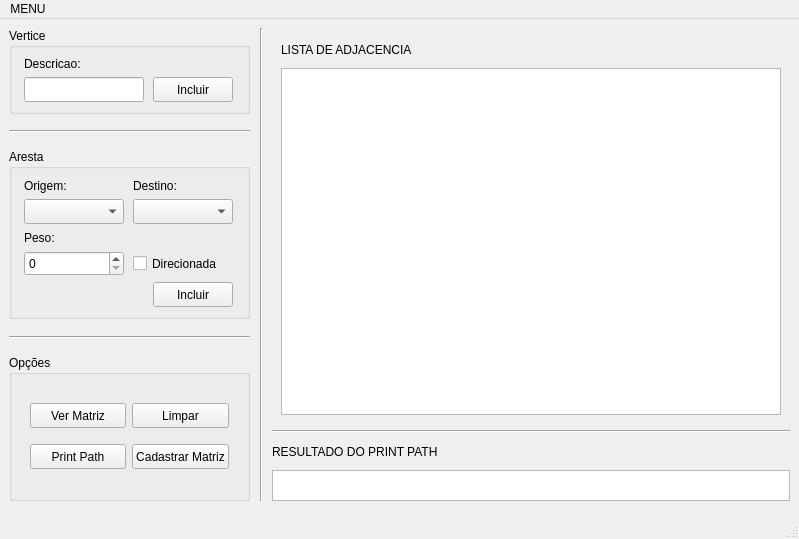
<?xml version="1.0" encoding="UTF-8"?>
<ui version="4.0">
 <class>MainWindow</class>
 <widget class="QMainWindow" name="MainWindow">
  <property name="geometry">
   <rect>
    <x>0</x>
    <y>0</y>
    <width>799</width>
    <height>539</height>
   </rect>
  </property>
  <property name="windowTitle">
   <string>Grafo</string>
  </property>
  <property name="windowIcon">
   <iconset resource="arquivos.qrc">
    <normaloff>:/Arquivos/PUC.png</normaloff>:/Arquivos/PUC.png</iconset>
  </property>
  <property name="layoutDirection">
   <enum>Qt::LeftToRight</enum>
  </property>
  <property name="documentMode">
   <bool>false</bool>
  </property>
  <widget class="QWidget" name="centralwidget">
   <layout class="QGridLayout" name="gridLayout_8">
    <item row="0" column="0">
     <widget class="QGroupBox" name="groupBox_Vertice">
      <property name="title">
       <string>Vertice</string>
      </property>
      <property name="flat">
       <bool>false</bool>
      </property>
      <layout class="QGridLayout" name="gridLayout_7">
       <item row="0" column="0">
        <widget class="QLabel" name="label_VerticeDescricao">
         <property name="minimumSize">
          <size>
           <width>100</width>
           <height>0</height>
          </size>
         </property>
         <property name="maximumSize">
          <size>
           <width>100</width>
           <height>16777215</height>
          </size>
         </property>
         <property name="text">
          <string>Descricao:</string>
         </property>
        </widget>
       </item>
       <item row="1" column="0">
        <widget class="QLineEdit" name="lineEdit_IncluirVertice">
         <property name="minimumSize">
          <size>
           <width>120</width>
           <height>25</height>
          </size>
         </property>
         <property name="maximumSize">
          <size>
           <width>120</width>
           <height>25</height>
          </size>
         </property>
         <property name="layoutDirection">
          <enum>Qt::LeftToRight</enum>
         </property>
         <property name="inputMethodHints">
          <set>Qt::ImhNone</set>
         </property>
        </widget>
       </item>
       <item row="1" column="1">
        <widget class="QPushButton" name="pushButton_IncluirVertice">
         <property name="minimumSize">
          <size>
           <width>80</width>
           <height>25</height>
          </size>
         </property>
         <property name="maximumSize">
          <size>
           <width>80</width>
           <height>25</height>
          </size>
         </property>
         <property name="layoutDirection">
          <enum>Qt::LeftToRight</enum>
         </property>
         <property name="text">
          <string>Incluir</string>
         </property>
         <property name="icon">
          <iconset>
           <normalon>:/Arquivos/include.png</normalon>
          </iconset>
         </property>
         <property name="flat">
          <bool>false</bool>
         </property>
        </widget>
       </item>
      </layout>
     </widget>
    </item>
    <item row="0" column="1" rowspan="8">
     <widget class="Line" name="line">
      <property name="minimumSize">
       <size>
        <width>10</width>
        <height>0</height>
       </size>
      </property>
      <property name="maximumSize">
       <size>
        <width>16777215</width>
        <height>16777215</height>
       </size>
      </property>
      <property name="orientation">
       <enum>Qt::Vertical</enum>
      </property>
     </widget>
    </item>
    <item row="0" column="2" rowspan="5">
     <widget class="QStackedWidget" name="stackedWidget_Saida">
      <property name="minimumSize">
       <size>
        <width>500</width>
        <height>350</height>
       </size>
      </property>
      <property name="maximumSize">
       <size>
        <width>16777215</width>
        <height>16777215</height>
       </size>
      </property>
      <property name="currentIndex">
       <number>0</number>
      </property>
      <widget class="QWidget" name="page_3">
       <layout class="QGridLayout" name="gridLayout_9">
        <item row="0" column="0">
         <widget class="QLabel" name="label_Titulo_Lista">
          <property name="maximumSize">
           <size>
            <width>16777215</width>
            <height>25</height>
           </size>
          </property>
          <property name="text">
           <string>LISTA DE ADJACENCIA</string>
          </property>
         </widget>
        </item>
        <item row="1" column="0">
         <widget class="QTextEdit" name="textEdit_Saida">
          <property name="sizePolicy">
           <sizepolicy hsizetype="Minimum" vsizetype="Minimum">
            <horstretch>0</horstretch>
            <verstretch>0</verstretch>
           </sizepolicy>
          </property>
          <property name="minimumSize">
           <size>
            <width>500</width>
            <height>0</height>
           </size>
          </property>
          <property name="maximumSize">
           <size>
            <width>16777215</width>
            <height>16777215</height>
           </size>
          </property>
          <property name="readOnly">
           <bool>true</bool>
          </property>
          <property name="html">
           <string>&lt;!DOCTYPE HTML PUBLIC &quot;-//W3C//DTD HTML 4.0//EN&quot; &quot;http://www.w3.org/TR/REC-html40/strict.dtd&quot;&gt;
&lt;html&gt;&lt;head&gt;&lt;meta name=&quot;qrichtext&quot; content=&quot;1&quot; /&gt;&lt;style type=&quot;text/css&quot;&gt;
p, li { white-space: pre-wrap; }
&lt;/style&gt;&lt;/head&gt;&lt;body style=&quot; font-family:'MS Shell Dlg 2'; font-size:8.25pt; font-weight:400; font-style:normal;&quot;&gt;
&lt;p style=&quot;-qt-paragraph-type:empty; margin-top:0px; margin-bottom:0px; margin-left:0px; margin-right:0px; -qt-block-indent:0; text-indent:0px;&quot;&gt;&lt;br /&gt;&lt;/p&gt;&lt;/body&gt;&lt;/html&gt;</string>
          </property>
         </widget>
        </item>
       </layout>
      </widget>
      <widget class="QWidget" name="page_4">
       <layout class="QGridLayout" name="gridLayout_4">
        <item row="1" column="0">
         <widget class="QTextEdit" name="textEdit_Saida_Matriz">
          <property name="readOnly">
           <bool>true</bool>
          </property>
          <property name="html">
           <string>&lt;!DOCTYPE HTML PUBLIC &quot;-//W3C//DTD HTML 4.0//EN&quot; &quot;http://www.w3.org/TR/REC-html40/strict.dtd&quot;&gt;
&lt;html&gt;&lt;head&gt;&lt;meta name=&quot;qrichtext&quot; content=&quot;1&quot; /&gt;&lt;style type=&quot;text/css&quot;&gt;
p, li { white-space: pre-wrap; }
&lt;/style&gt;&lt;/head&gt;&lt;body style=&quot; font-family:'MS Shell Dlg 2'; font-size:8.25pt; font-weight:400; font-style:normal;&quot;&gt;
&lt;p style=&quot;-qt-paragraph-type:empty; margin-top:0px; margin-bottom:0px; margin-left:0px; margin-right:0px; -qt-block-indent:0; text-indent:0px;&quot;&gt;&lt;br /&gt;&lt;/p&gt;
&lt;p style=&quot;-qt-paragraph-type:empty; margin-top:0px; margin-bottom:0px; margin-left:0px; margin-right:0px; -qt-block-indent:0; text-indent:0px;&quot;&gt;&lt;br /&gt;&lt;/p&gt;&lt;/body&gt;&lt;/html&gt;</string>
          </property>
         </widget>
        </item>
        <item row="0" column="0">
         <widget class="QLabel" name="label_Titulo_Matriz">
          <property name="minimumSize">
           <size>
            <width>0</width>
            <height>25</height>
           </size>
          </property>
          <property name="text">
           <string>MATRIZ DE ADJACENCIA</string>
          </property>
         </widget>
        </item>
       </layout>
      </widget>
     </widget>
    </item>
    <item row="1" column="0">
     <widget class="Line" name="line_2">
      <property name="maximumSize">
       <size>
        <width>16777215</width>
        <height>25</height>
       </size>
      </property>
      <property name="orientation">
       <enum>Qt::Horizontal</enum>
      </property>
     </widget>
    </item>
    <item row="2" column="0">
     <widget class="QGroupBox" name="groupBox_Aresta">
      <property name="title">
       <string>Aresta</string>
      </property>
      <layout class="QGridLayout" name="gridLayout">
       <item row="0" column="0">
        <widget class="QLabel" name="label_ArestaOrigem">
         <property name="minimumSize">
          <size>
           <width>100</width>
           <height>15</height>
          </size>
         </property>
         <property name="maximumSize">
          <size>
           <width>100</width>
           <height>15</height>
          </size>
         </property>
         <property name="text">
          <string>Origem:</string>
         </property>
         <property name="alignment">
          <set>Qt::AlignBottom|Qt::AlignLeading|Qt::AlignLeft</set>
         </property>
        </widget>
       </item>
       <item row="0" column="1">
        <widget class="QLabel" name="label_ArestaDestino">
         <property name="minimumSize">
          <size>
           <width>100</width>
           <height>15</height>
          </size>
         </property>
         <property name="maximumSize">
          <size>
           <width>100</width>
           <height>15</height>
          </size>
         </property>
         <property name="text">
          <string>Destino:</string>
         </property>
         <property name="alignment">
          <set>Qt::AlignBottom|Qt::AlignLeading|Qt::AlignLeft</set>
         </property>
        </widget>
       </item>
       <item row="1" column="0">
        <widget class="QComboBox" name="comboBox_VerticeOrigem">
         <property name="minimumSize">
          <size>
           <width>100</width>
           <height>25</height>
          </size>
         </property>
         <property name="maximumSize">
          <size>
           <width>100</width>
           <height>25</height>
          </size>
         </property>
         <property name="currentText">
          <string/>
         </property>
        </widget>
       </item>
       <item row="1" column="1">
        <widget class="QComboBox" name="comboBox_VerticeDestino">
         <property name="minimumSize">
          <size>
           <width>100</width>
           <height>25</height>
          </size>
         </property>
         <property name="maximumSize">
          <size>
           <width>100</width>
           <height>25</height>
          </size>
         </property>
        </widget>
       </item>
       <item row="2" column="0">
        <widget class="QLabel" name="label_ArestaPeso">
         <property name="minimumSize">
          <size>
           <width>100</width>
           <height>15</height>
          </size>
         </property>
         <property name="maximumSize">
          <size>
           <width>100</width>
           <height>15</height>
          </size>
         </property>
         <property name="text">
          <string>Peso:</string>
         </property>
         <property name="alignment">
          <set>Qt::AlignBottom|Qt::AlignLeading|Qt::AlignLeft</set>
         </property>
        </widget>
       </item>
       <item row="3" column="0">
        <widget class="QSpinBox" name="spinBox_ArestaPeso">
         <property name="minimumSize">
          <size>
           <width>0</width>
           <height>25</height>
          </size>
         </property>
         <property name="maximum">
          <number>2147483647</number>
         </property>
        </widget>
       </item>
       <item row="3" column="1">
        <widget class="QCheckBox" name="checkBox_isDirected">
         <property name="minimumSize">
          <size>
           <width>100</width>
           <height>0</height>
          </size>
         </property>
         <property name="maximumSize">
          <size>
           <width>100</width>
           <height>25</height>
          </size>
         </property>
         <property name="text">
          <string>Direcionada</string>
         </property>
        </widget>
       </item>
       <item row="4" column="0" colspan="2">
        <layout class="QGridLayout" name="gridLayout_6">
         <item row="0" column="0">
          <spacer name="horizontalSpacer">
           <property name="orientation">
            <enum>Qt::Horizontal</enum>
           </property>
           <property name="sizeHint" stdset="0">
            <size>
             <width>40</width>
             <height>20</height>
            </size>
           </property>
          </spacer>
         </item>
         <item row="0" column="1">
          <widget class="QPushButton" name="pushButton_IncluirAresta">
           <property name="minimumSize">
            <size>
             <width>80</width>
             <height>25</height>
            </size>
           </property>
           <property name="maximumSize">
            <size>
             <width>80</width>
             <height>25</height>
            </size>
           </property>
           <property name="layoutDirection">
            <enum>Qt::LeftToRight</enum>
           </property>
           <property name="inputMethodHints">
            <set>Qt::ImhNone</set>
           </property>
           <property name="text">
            <string>Incluir</string>
           </property>
           <property name="icon">
            <iconset>
             <disabledoff>:/Arquivos/include.png</disabledoff>
            </iconset>
           </property>
           <property name="default">
            <bool>false</bool>
           </property>
           <property name="flat">
            <bool>false</bool>
           </property>
          </widget>
         </item>
        </layout>
       </item>
      </layout>
     </widget>
    </item>
    <item row="3" column="0">
     <widget class="Line" name="line_3">
      <property name="maximumSize">
       <size>
        <width>16777215</width>
        <height>25</height>
       </size>
      </property>
      <property name="orientation">
       <enum>Qt::Horizontal</enum>
      </property>
     </widget>
    </item>
    <item row="4" column="0" rowspan="4">
     <widget class="QGroupBox" name="groupBox_Opcoes">
      <property name="title">
       <string>Opções</string>
      </property>
      <layout class="QGridLayout" name="gridLayout_2">
       <item row="0" column="0">
        <widget class="QStackedWidget" name="stackedWidget_Opcoes">
         <property name="currentIndex">
          <number>0</number>
         </property>
         <widget class="QWidget" name="page">
          <layout class="QGridLayout" name="gridLayout_3">
           <item row="0" column="0">
            <widget class="QPushButton" name="pushButton_PrintMatriz">
             <property name="maximumSize">
              <size>
               <width>16777215</width>
               <height>25</height>
              </size>
             </property>
             <property name="text">
              <string>Ver Matriz</string>
             </property>
            </widget>
           </item>
           <item row="0" column="1">
            <widget class="QPushButton" name="pushButton_LimparVertices">
             <property name="minimumSize">
              <size>
               <width>0</width>
               <height>25</height>
              </size>
             </property>
             <property name="maximumSize">
              <size>
               <width>16777215</width>
               <height>25</height>
              </size>
             </property>
             <property name="text">
              <string>Limpar</string>
             </property>
             <property name="icon">
              <iconset>
               <normalon>:/Arquivos/clear.png</normalon>
              </iconset>
             </property>
             <property name="iconSize">
              <size>
               <width>23</width>
               <height>23</height>
              </size>
             </property>
             <property name="default">
              <bool>false</bool>
             </property>
             <property name="flat">
              <bool>false</bool>
             </property>
            </widget>
           </item>
           <item row="1" column="0">
            <widget class="QPushButton" name="pushButton_Print_Path">
             <property name="minimumSize">
              <size>
               <width>0</width>
               <height>25</height>
              </size>
             </property>
             <property name="text">
              <string>Print Path</string>
             </property>
            </widget>
           </item>
           <item row="1" column="1">
            <widget class="QPushButton" name="pushButton_CadastraMatriz">
             <property name="minimumSize">
              <size>
               <width>0</width>
               <height>25</height>
              </size>
             </property>
             <property name="text">
              <string>Cadastrar Matriz</string>
             </property>
            </widget>
           </item>
          </layout>
          <zorder>pushButton_PrintMatriz</zorder>
          <zorder>pushButton_Print_Path</zorder>
          <zorder>pushButton_LimparVertices</zorder>
          <zorder>pushButton_CadastraMatriz</zorder>
         </widget>
         <widget class="QWidget" name="page_2">
          <layout class="QGridLayout" name="gridLayout_5">
           <item row="0" column="1">
            <widget class="QLabel" name="label_PrintPath_Destino">
             <property name="minimumSize">
              <size>
               <width>0</width>
               <height>25</height>
              </size>
             </property>
             <property name="text">
              <string>Destino</string>
             </property>
            </widget>
           </item>
           <item row="1" column="0">
            <widget class="QComboBox" name="comboBox_PrintPath_Origem">
             <property name="minimumSize">
              <size>
               <width>0</width>
               <height>25</height>
              </size>
             </property>
            </widget>
           </item>
           <item row="0" column="0">
            <widget class="QLabel" name="label_PrintPath_Origem">
             <property name="minimumSize">
              <size>
               <width>0</width>
               <height>25</height>
              </size>
             </property>
             <property name="text">
              <string>Origem</string>
             </property>
            </widget>
           </item>
           <item row="1" column="1">
            <widget class="QComboBox" name="comboBox_PrintPath_Destino">
             <property name="minimumSize">
              <size>
               <width>0</width>
               <height>25</height>
              </size>
             </property>
            </widget>
           </item>
           <item row="2" column="1">
            <widget class="QPushButton" name="pushButton_PrintPath_Realizar">
             <property name="minimumSize">
              <size>
               <width>0</width>
               <height>25</height>
              </size>
             </property>
             <property name="text">
              <string>Print Path</string>
             </property>
            </widget>
           </item>
          </layout>
         </widget>
        </widget>
       </item>
      </layout>
     </widget>
    </item>
    <item row="5" column="2">
     <widget class="Line" name="line_4">
      <property name="orientation">
       <enum>Qt::Horizontal</enum>
      </property>
     </widget>
    </item>
    <item row="6" column="2">
     <widget class="QLabel" name="label_Resultado_PrintPath">
      <property name="minimumSize">
       <size>
        <width>0</width>
        <height>25</height>
       </size>
      </property>
      <property name="maximumSize">
       <size>
        <width>16777215</width>
        <height>25</height>
       </size>
      </property>
      <property name="text">
       <string>RESULTADO DO PRINT PATH</string>
      </property>
     </widget>
    </item>
    <item row="7" column="2">
     <widget class="QTextEdit" name="textEdit_Print_Path">
      <property name="maximumSize">
       <size>
        <width>16777215</width>
        <height>31</height>
       </size>
      </property>
      <property name="readOnly">
       <bool>true</bool>
      </property>
     </widget>
    </item>
    <item row="8" column="0">
     <spacer name="verticalSpacer_2">
      <property name="orientation">
       <enum>Qt::Vertical</enum>
      </property>
      <property name="sizeHint" stdset="0">
       <size>
        <width>97</width>
        <height>87</height>
       </size>
      </property>
     </spacer>
    </item>
   </layout>
  </widget>
  <widget class="QMenuBar" name="menubar">
   <property name="geometry">
    <rect>
     <x>0</x>
     <y>0</y>
     <width>799</width>
     <height>20</height>
    </rect>
   </property>
   <widget class="QMenu" name="menuFile">
    <property name="title">
     <string>MENU</string>
    </property>
    <addaction name="actionOpen"/>
    <addaction name="actionSave"/>
   </widget>
   <addaction name="menuFile"/>
  </widget>
  <widget class="QStatusBar" name="statusbar"/>
  <action name="actionOpen">
   <property name="checkable">
    <bool>true</bool>
   </property>
   <property name="icon">
    <iconset>
     <normalon>:/Arquivos/open.png</normalon>
    </iconset>
   </property>
   <property name="text">
    <string>Open</string>
   </property>
   <property name="shortcut">
    <string>Ctrl+O</string>
   </property>
  </action>
  <action name="actionSave">
   <property name="checkable">
    <bool>true</bool>
   </property>
   <property name="icon">
    <iconset resource="arquivos.qrc">
     <normaloff>:/Arquivos/save.png</normaloff>:/Arquivos/save.png</iconset>
   </property>
   <property name="text">
    <string>Save as...</string>
   </property>
   <property name="shortcut">
    <string>Ctrl+S</string>
   </property>
  </action>
 </widget>
 <resources>
  <include location="arquivos.qrc"/>
 </resources>
 <connections/>
</ui>
